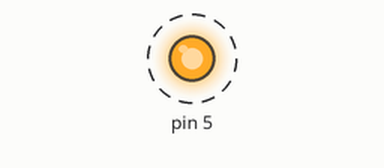
Recording of a sketch running on a simulated Arduino Uno, built with avr-gcc and run on an emulated ATmega328P. On the bench: output pins drawn as LEDs (lit = HIGH). Dashed ring = blinking.

Above: at 0.3 s.
Timing chart, 0 to 3.5 s (numbered marks = the images above):
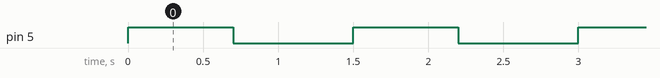

Measured:
- by itself, pin 5: alternates HIGH for 0.70 s and LOW for 0.80 s

The sketch:

LED_Blink.ino
```cpp
void setup() {
  // put your setup code here, to run once:
  pinMode(5,OUTPUT);

}

void loop() {
  // put your main code here, to run repeatedly:
  digitalWrite(5,HIGH);
  delay(700);
  digitalWrite(5,LOW);
  delay(800);

}
```
